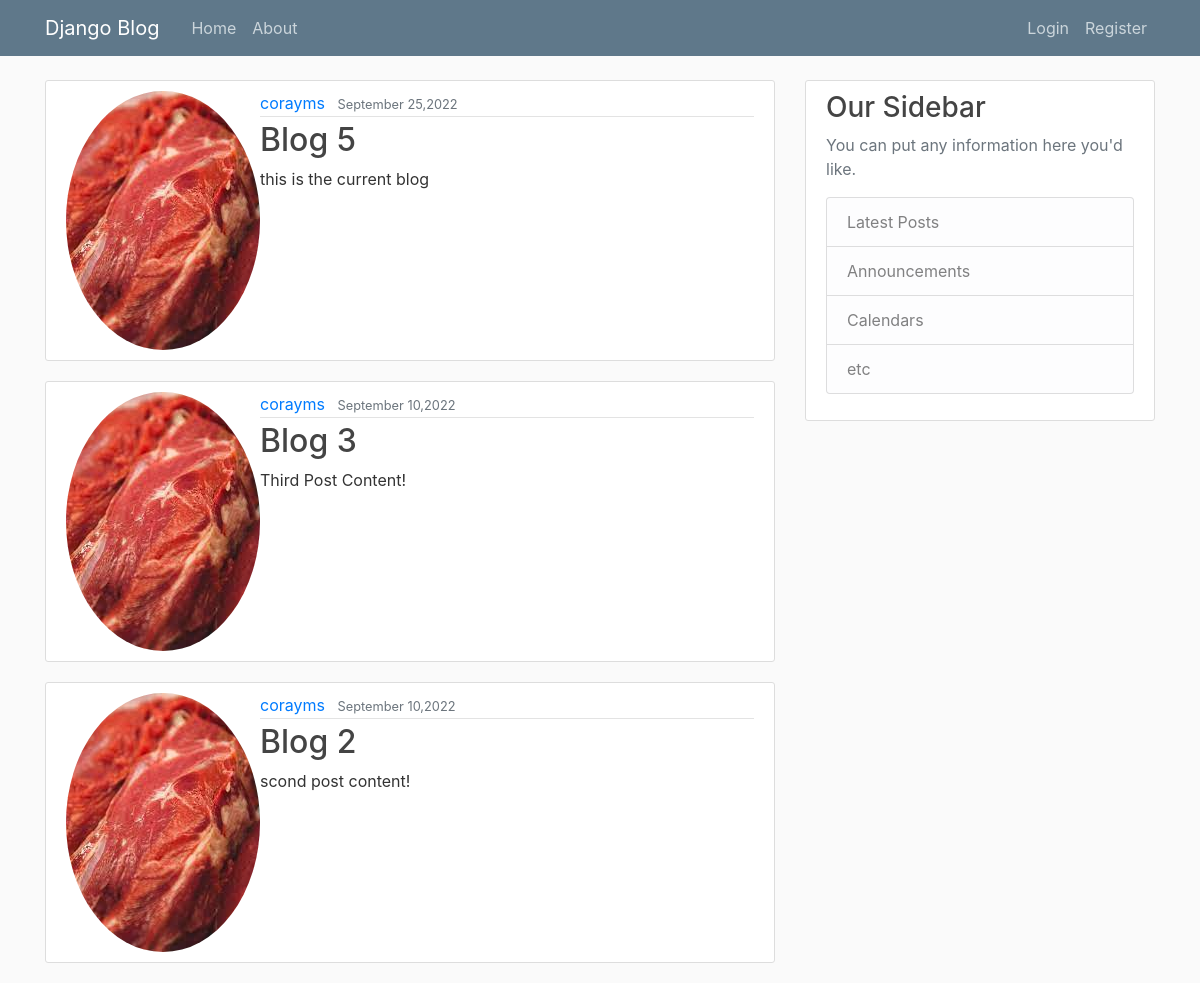
The app's page /, older data.
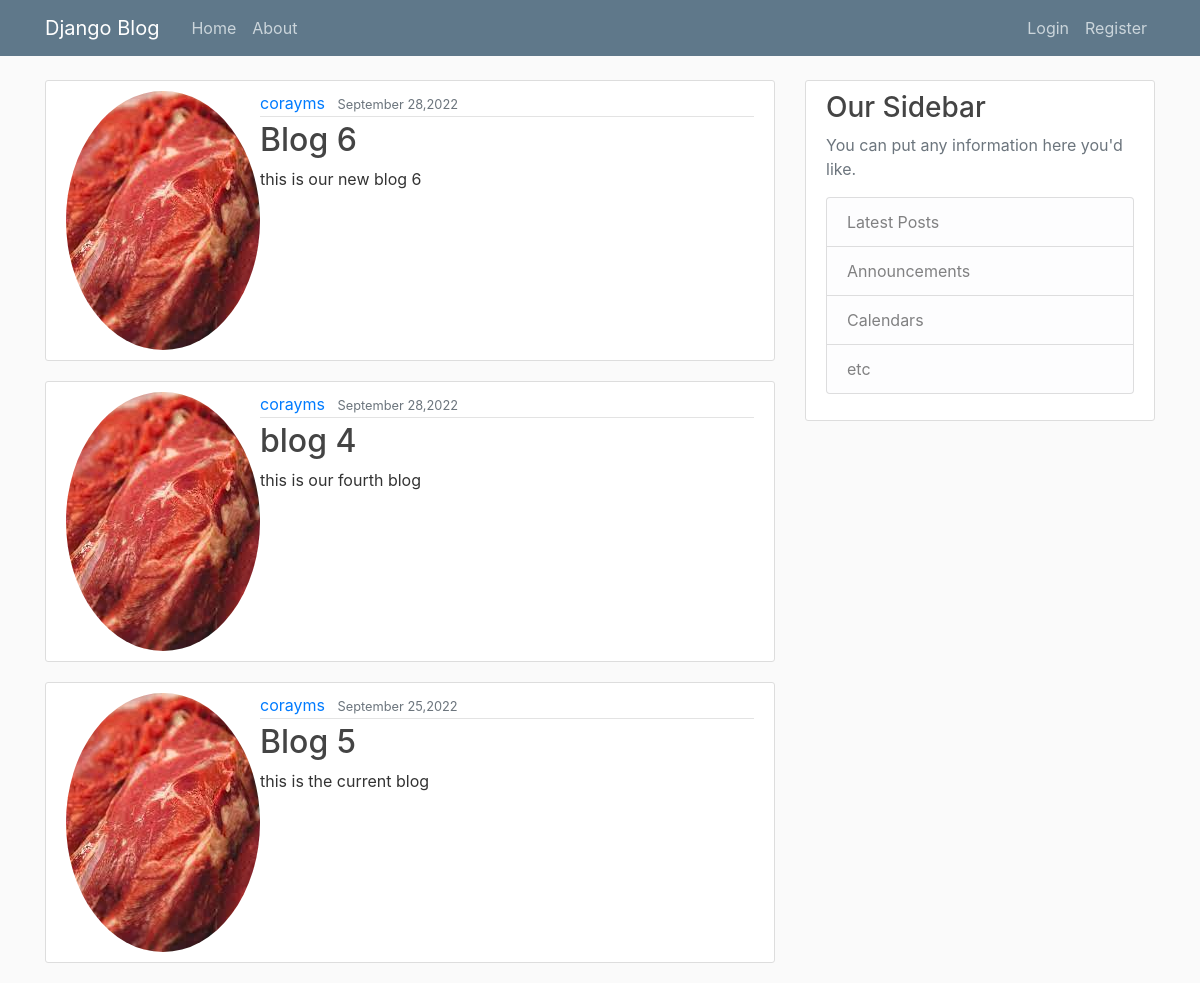
The same page, newer data.
### blog/models.py (models this page shows, shortened)
class post (models.Model):
	title = models.CharField(max_length=100)
	content = models.TextField()
	date_posted = models.DateTimeField(default=timezone.now)
	author = models.ForeignKey(User, on_delete=models.CASCADE)

### users/models.py (models this page shows, shortened)
class profile(models.Model):
	user = models.OneToOneField(User, on_delete=models.CASCADE)
	image = models.ImageField(default='default.jpg', upload_to='profile_pics')

### blog/views.py (the view)
# urls.py: path('', PostListView.as_view(),name='blog-home'),
class PostListView(ListView):
	model = post
	template_name = 'blog/home.html'
	context_object_name = 'posts'
	ordering = ['-date_posted']
	paginate_by = 3

### blog/templates/blog/home.html
{% extends "blog/base.html" %}
{% block content %}
	{% for post in posts %}
		<article class="media content-section">
			<img class="rounded-circle artical-img" src="{{post.author.profile.image.url }}">
		  <div class="media-body">
		    <div class="article-metadata">
		      <a class="mr-2" href="#">{{ post.author }}</a>
		      <small class="text-muted">{{ post.date_posted |date:"F d,Y"}}</small>
		    </div>
		    <h2><a class="article-title" href="{% url 'post-detail' post.id %}">{{ post.title }}</a></h2>
		    <p class="article-content">{{ post.content }}</p>
		  </div>
		</article>
	{% endfor %}
{%endblock content %}

### blog/templates/blog/base.html (shortened to what this page needs)
{% load static %}
<!DOCTYPE html>
<html>
<head>
    <link rel="stylesheet" href="https://cdn.jsdelivr.net/npm/bootstrap@4.0.0/dist/css/bootstrap.min.css">
	<link rel="stylesheet" type="text/css" href="{% static 'blog/main.css' %}">
</head>
<body>
	<header class="site-header">
	  <nav class="navbar navbar-expand-md navbar-dark bg-steel fixed-top">
	    <div class="container">
	      <a class="navbar-brand mr-4" href="{% url 'blog-home' %}">Django Blog</a>
	      <div class="collapse navbar-collapse" id="navbarToggle">
	        <div class="navbar-nav mr-auto">
	          <a class="nav-item nav-link" href="{% url 'blog-home' %}">Home</a>
	          <a class="nav-item nav-link" href="{% url 'blog-about' %}">About</a>
	        </div>
	        <div class="navbar-nav">
	        	{% if user.is_authenticated %}
	        	<a class="nav-item nav-lsink" href="{% url 'post-create' %}">New Post</a>
	        	 <a class="nav-item nav-lsink" href="{% url 'profile' %}">profile</a>
	        	 <a class="nav-item nav-link" href="{% url 'logout' %}">Logout</a>
				{% else %}
	          <a class="nav-item nav-link" href="{% url 'login' %}">Login</a>
	          <a class="nav-item nav-link" href="{% url 'register' %}"">Register</a>
	          {% endif %}
	        </div>
	      </div>
	    </div>
	  </nav>
	</header>
	<main role="main" class="container">
	  <div class="row">
	    <div class="col-md-8">
	      {% block content %}{% endblock %}
	    </div>
	    <div class="col-md-4">
	      <div class="content-section">
	        <h3>Our Sidebar</h3>
	        <p class='text-muted'>You can put any information here you'd like.
	          <ul class="list-group">
	            <li class="list-group-item list-group-item-light">Latest Posts</li>
	            <li class="list-group-item list-group-item-light">Announcements</li>
	            <li class="list-group-item list-group-item-light">Calendars</li>
	            <li class="list-group-item list-group-item-light">etc</li>
	          </ul>
	        </p>
	      </div>
	    </div>
	  </div>
	</main>
</body>
</html>

### blog/static/blog/main.css (style rules this page uses)
body { background: #fafafa; color: #333333; margin-top: 5rem; }
h1, h2, h3, h4, h5, h6 { color: #444444; }
ul { margin: 0; }
.bg-steel { background-color: #5f788a; }
.site-header .navbar-nav .nav-link { color: #cbd5db; }
.content-section { background: #ffffff; padding: 10px 20px; border: 1px solid #dddddd; border-radius: 3px; margin-bottom: 20px; }
.article-title { color: #444444; }
.article-content { white-space: pre-line; }
.article-metadata { padding-bottom: 1px; margin-bottom: 4px; border-bottom: 1px solid #e3e3e3 }

Row changes from the older to the newer data that the page shows:
no longer on this page (row unchanged): post: author.profile.image (picture), author "corayms", date_posted "September 10,2022", title "Blog 3", content "Third Post Content!"
no longer on this page (row unchanged): post: author.profile.image (picture), author "corayms", date_posted "September 10,2022", title "Blog 2", content "scond post content!"
added post: author.profile.image (picture), author "corayms", date_posted "September 28,2022", title "Blog 6", content "this is our new blog 6"
added post: author.profile.image (picture), author "corayms", date_posted "September 28,2022", title "blog 4", content "this is our fourth blog"
